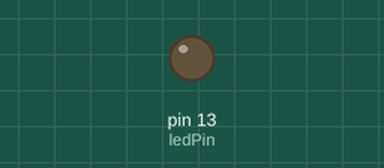
Recording of a sketch running on a simulated Arduino Uno, built with avr-gcc and run on an emulated ATmega328P. On the bench: output pins drawn as LEDs (lit = HIGH). At 8.0 s the program stops and its outputs stay as they are.

Above: at 0.1 s.
At 6.1 s:
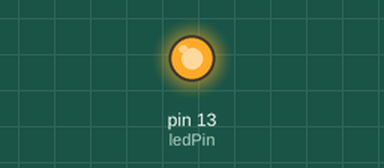
Timing chart, 0 to 7.6 s (numbered marks = the images above):
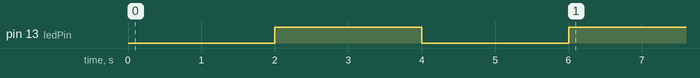

Measured:
- by itself, pin 13 (ledPin): LOW → HIGH at 2.0 s, → LOW 2.0 s later, → HIGH 2.0 s later

The sketch:

arduino_in_c.ino
```cpp
int main(void)
{
  init();
  int ledPin = 13;             //Set "ledPin to number 13
  pinMode(ledPin, OUTPUT);          //Set the pin 13 to an Output
  digitalWrite(ledPin, LOW); //Write a 5v Signal LOW to pin
  delay(2000);               //Wait for 2 seconds
  digitalWrite(ledPin, HIGH);  //Write a 5v Signal HIGH to pin
  delay(2000);
  digitalWrite(ledPin, LOW);
  delay(2000);
  digitalWrite(ledPin, HIGH);
  delay(2000);
  return 0;
}
```
